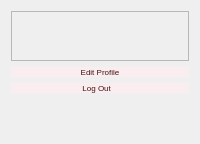
               <widget class="QWidget" name="RightMainFrame" native="true">
                <property name="sizePolicy">
                 <sizepolicy hsizetype="Preferred" vsizetype="Preferred">
                  <horstretch>0</horstretch>
                  <verstretch>0</verstretch>
                 </sizepolicy>
                </property>
                <property name="minimumSize">
                 <size>
                  <width>150</width>
                  <height>0</height>
                 </size>
                </property>
                <property name="maximumSize">
                 <size>
                  <width>200</width>
                  <height>16777215</height>
                 </size>
                </property>
                <property name="font">
                 <font>
                  <pointsize>6</pointsize>
                 </font>
                </property>
                <property name="styleSheet">
                 <string notr="true">background-color:#FF1700;

QPushButton {
background-color: #DE834D;
border-radius: 10px;
color: #461111

}
QPushButton:hover{
background-color: #DE834D;
color: white;
}</string>
                </property>
                <layout class="QVBoxLayout" name="verticalLayout_14">
                 <item>
                  <widget class="QFrame" name="frame_40">
                   <property name="frameShape">
                    <enum>QFrame::StyledPanel</enum>
                   </property>
                   <property name="frameShadow">
                    <enum>QFrame::Raised</enum>
                   </property>
                   <layout class="QHBoxLayout" name="horizontalLayout_30">
                    <item>
                     <widget class="QLabel" name="accountBtn">
                      <property name="sizePolicy">
                       <sizepolicy hsizetype="Fixed" vsizetype="Preferred">
                        <horstretch>0</horstretch>
                        <verstretch>0</verstretch>
                       </sizepolicy>
                      </property>
                      <property name="minimumSize">
                       <size>
                        <width>30</width>
                        <height>30</height>
                       </size>
                      </property>
                      <property name="maximumSize">
                       <size>
                        <width>30</width>
                        <height>30</height>
                       </size>
                      </property>
                      <property name="font">
                       <font>
                        <pointsize>9</pointsize>
                        <weight>75</weight>
                        <bold>true</bold>
                       </font>
                      </property>
                      <property name="styleSheet">
                       <string notr="true"/>
                      </property>
                      <property name="pixmap">
                       <pixmap resource="Resource.qrc">:/WhiteIcons/Resource/White/user.svg</pixmap>
                      </property>
                     </widget>
                    </item>
                    <item>
                     <widget class="QLabel" name="Fullname">
                      <property name="font">
                       <font>
                        <weight>75</weight>
                        <bold>true</bold>
                       </font>
                      </property>
                      <property name="styleSheet">
                       <string notr="true">color: white;</string>
                      </property>
                      <property name="text">
                       <string/>
                      </property>
                     </widget>
                    </item>
                   </layout>
                  </widget>
                 </item>
                 <item>
                  <widget class="QPushButton" name="edit_profile_btn">
                   <property name="styleSheet">
                    <string notr="true">QPushButton {
background-color: #FAEDF0;
border-radius: 10px;
color: #461111

}
QPushButton:hover{
background-color: #CD1818;
color: white;
}</string>
                   </property>
                   <property name="text">
                    <string>Edit Profile</string>
                   </property>
                   <property name="icon">
                    <iconset resource="Resource.qrc">
                     <normaloff>:/OrangeIcons/Resource/Orange/user.svg</normaloff>:/OrangeIcons/Resource/Orange/user.svg</iconset>
                   </property>
                   <property name="iconSize">
                    <size>
                     <width>30</width>
                     <height>30</height>
                    </size>
                   </property>
                  </widget>
                 </item>
                 <item>
                  <widget class="QPushButton" name="log_out_btn">
                   <property name="styleSheet">
                    <string notr="true">QPushButton {
background-color: #FAEDF0;
border-radius: 10px;
color: #461111

}
QPushButton:hover{
background-color: #CD1818;
color: white;
}</string>
                   </property>
                   <property name="text">
                    <string>Log Out   </string>
                   </property>
                   <property name="icon">
                    <iconset resource="Resource.qrc">
                     <normaloff>:/OrangeIcons/Resource/Orange/log-out.svg</normaloff>:/OrangeIcons/Resource/Orange/log-out.svg</iconset>
                   </property>
                   <property name="iconSize">
                    <size>
                     <width>25</width>
                     <height>30</height>
                    </size>
                   </property>
                  </widget>
                 </item>
                 <item>
                  <spacer name="verticalSpacer_7">
                   <property name="orientation">
                    <enum>Qt::Vertical</enum>
                   </property>
                   <property name="sizeHint" stdset="0">
                    <size>
                     <width>20</width>
                     <height>40</height>
                    </size>
                   </property>
                  </spacer>
                 </item>
                </layout>
               </widget>
